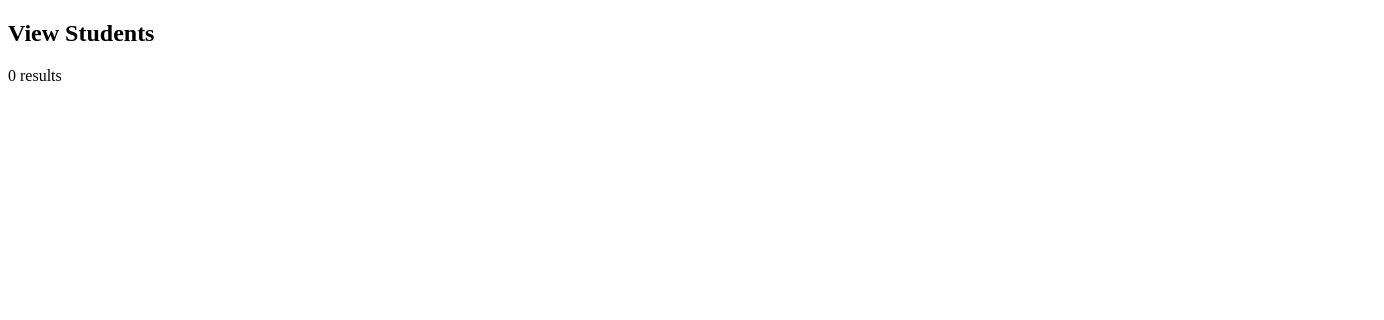
Page /view_all_students.php on the earlier database version.
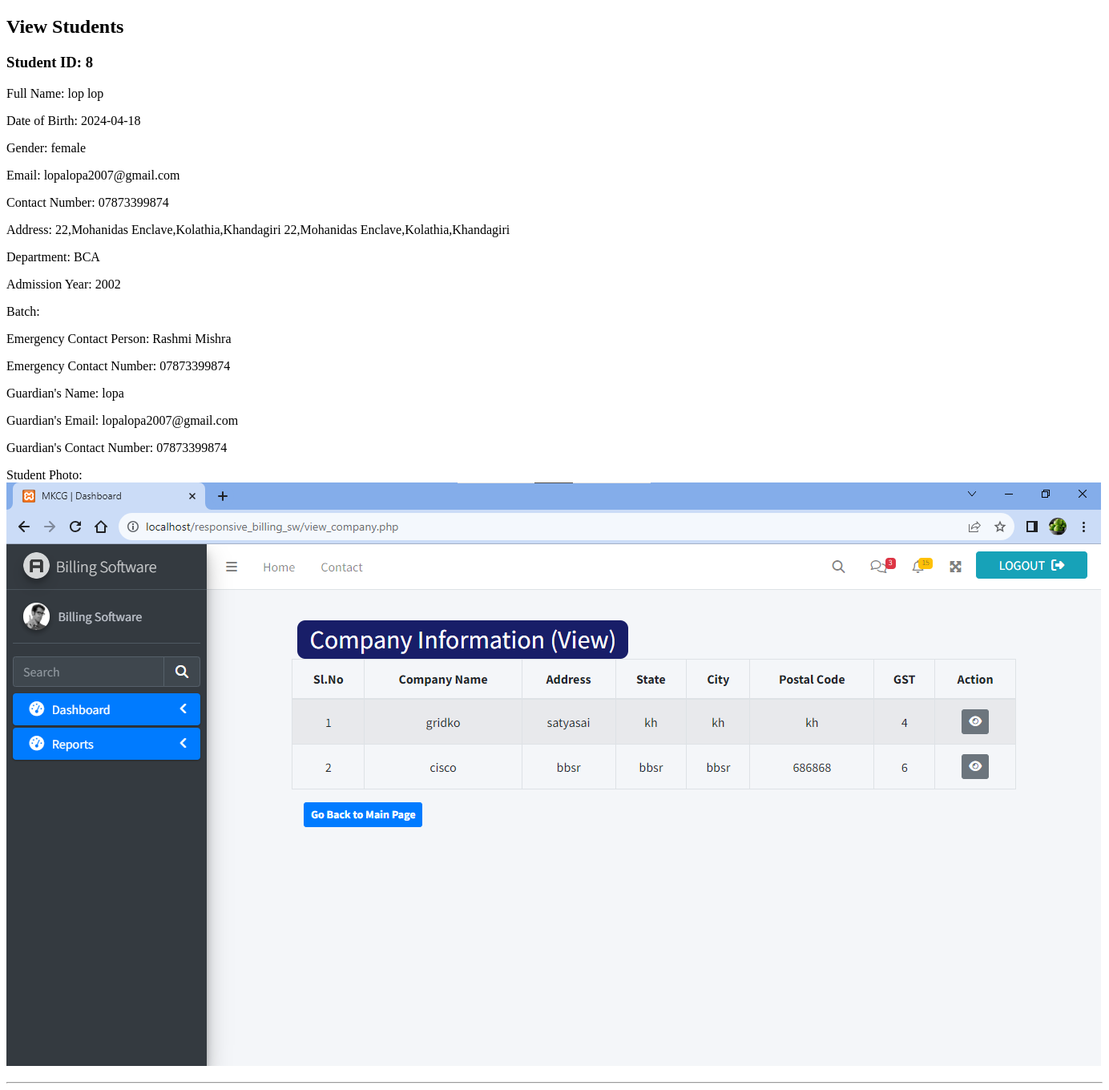
Same page on the later database version.
### tables this page shows
CREATE TABLE `students` (
  `id` int(11) NOT NULL,
  `student_id` varchar(20) NOT NULL,
  `first_name` varchar(50) NOT NULL,
  `last_name` varchar(50) NOT NULL,
  `date_of_birth` date NOT NULL,
  `gender` enum('male','female','other') NOT NULL,
  `email` varchar(100) NOT NULL,
  `contact_number` varchar(20) NOT NULL,
  `address` text NOT NULL,
  `department` varchar(100) NOT NULL,
  `admission_year` year(4) NOT NULL,
  `course_name` varchar(20) NOT NULL,
  `date_of_admission` date NOT NULL,
  `emergency_contact_person` varchar(100) NOT NULL,
  `emergency_contact_number` varchar(20) NOT NULL,
  `guardian_name` varchar(100) NOT NULL,
  `guardian_email` varchar(100) NOT NULL,
  `guardian_contact_number` varchar(20) NOT NULL,
  `student_photo` varchar(255) NOT NULL,
  `username` varchar(255) NOT NULL,
  `password` varchar(255) NOT NULL,
  `usertype` varchar(255) NOT NULL
);

### view_all_students.php (the view, shortened to what this page needs)
<!DOCTYPE html>
<html lang="en">
<head>
</head>
<body>
    <h2>View Students</h2>
    <?php
    include 'db_connection.php';
    $sql = "SELECT * FROM students";
    $result = $conn->query($sql);
    if ($result->num_rows > 0) {
        while ($row = $result->fetch_assoc()) {
            echo "<h3>Student ID: " . $row["student_id"] . "</h3>";
            echo "<p>Full Name: " . $row["first_name"] . " " . $row["last_name"] . "</p>";
            echo "<p>Date of Birth: " . $row["date_of_birth"] . "</p>";
            echo "<p>Gender: " . $row["gender"] . "</p>";
            echo "<p>Email: " . $row["email"] . "</p>";
            echo "<p>Contact Number: " . $row["contact_number"] . "</p>";
            echo "<p>Address: " . $row["address"] . "</p>";
            echo "<p>Department: " . $row["department"] . "</p>";
            echo "<p>Admission Year: " . $row["admission_year"] . "</p>";
            echo "<p>Batch: " . $row["batch"] . "</p>";
            echo "<p>Emergency Contact Person: " . $row["emergency_contact_person"] . "</p>";
            echo "<p>Emergency Contact Number: " . $row["emergency_contact_number"] . "</p>";
            echo "<p>Guardian's Name: " . $row["guardian_name"] . "</p>";
            echo "<p>Guardian's Email: " . $row["guardian_email"] . "</p>";
            echo "<p>Guardian's Contact Number: " . $row["guardian_contact_number"] . "</p>";
            echo "<p>Student Photo: <img src='" . $row["student_photo"] . "' alt='Student Photo'></p>";
            echo "<hr>";
        }
    } else {
        echo "0 results";
    }
    ?>
</body>
</html>

Differences in the rows shown:
added students: student "8", first_name "lop", last_name "lop", date_of_birth "2024-04-18", gender "female", email "lopalopa2007@gmail.com", contact_number "07873399874", address "22,Mohanidas Enclave,Kolathia,Khandagiri 22,Mohanidas Enclave,Kolathia,Khandagiri", department "BCA", admission_year "2002", emergency_contact_person "Rashmi Mishra", emergency_contact_number "07873399874", guardian_name "lopa", guardian_email "lopalopa2007@gmail.com", guardian_contact_number "07873399874", student_photo (picture)
Other differences:
text no longer shown: "0 results"
